Frame 1 (no input): blank canvas, image omitted
Frame 60 (no input): blank canvas, image omitted
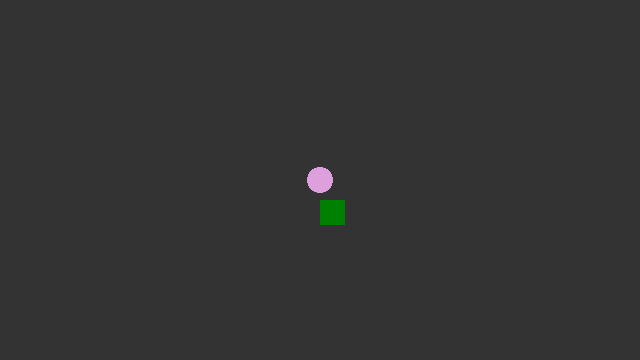
Frame 120 (the mouse pressed at the canvas centre since frame 60)

The p5.js sketch whose frames 1 and 60 were blank and that drew this single picture after the mouse press (run headless with seeded random() and noise() and a simulated clock; from frame 60 on, the mouse is pressed at the canvas centre):

// p5.js sketch
// ── sketch.js
/*
	drawing with arrays
	10.28.2019
*/

var points = [];

function setup() {
	createCanvas(640, 360);
}

function draw() {
	background(51);
	
	noStroke();
	if (mouseIsPressed) {
		ellipse(mouseX, mouseY, 25);
		points.push([mouseX, mouseY]);
	}
	
	for (let i = 0; i < points.length; i++) {
		var x = points[i][0];
		var y = points[i][1];
		
		fill('plum');
		ellipse(x, y, 25);
		
		fill('green');
		rect(x, y + 20, 25, 25);
	}
}





// ── style.css
body {
	margin: 0;	
}

p {
	font-size: 2em;
	font-family: monospace;
	color: white;
	margin: 0;
	position: absolute;
}

input {
	position: absolute;
}

canvas {
	position: fixed;
	z-index: -1;
}

/* styling range input */
input[type=range] {
  -webkit-appearance: none; /* Hides the slider so that custom slider can be made */
  width: 100%; /* Specific width is required for Firefox. */
  background: transparent; /* Otherwise white in Chrome */
}

input[type=range] {
	width: 100px;
}


input[type=range]::-webkit-slider-thumb {
  -webkit-appearance: none;
}

input[type=range]:focus {
  outline: none; /* Removes the blue border. You should probably do some kind of focus styling for accessibility reasons though. */
}

input[type=range]::-ms-track {
  width: 100%;
  cursor: pointer;

  /* Hides the slider so custom styles can be added */
  background: transparent; 
  border-color: transparent;
  color: transparent;
}

input[type=range]::-webkit-slider-thumb {
	width: 20px;
	height: 20px;
	background-color: white;
	margin-top: -5px;
}

input[type=range]::-webkit-slider-thumb:hover {
	background-color: red;
}

input[type=range]::-webkit-slider-runnable-track {
	background-color: white;
	width: 100px;
	height: 10px;
	
}
